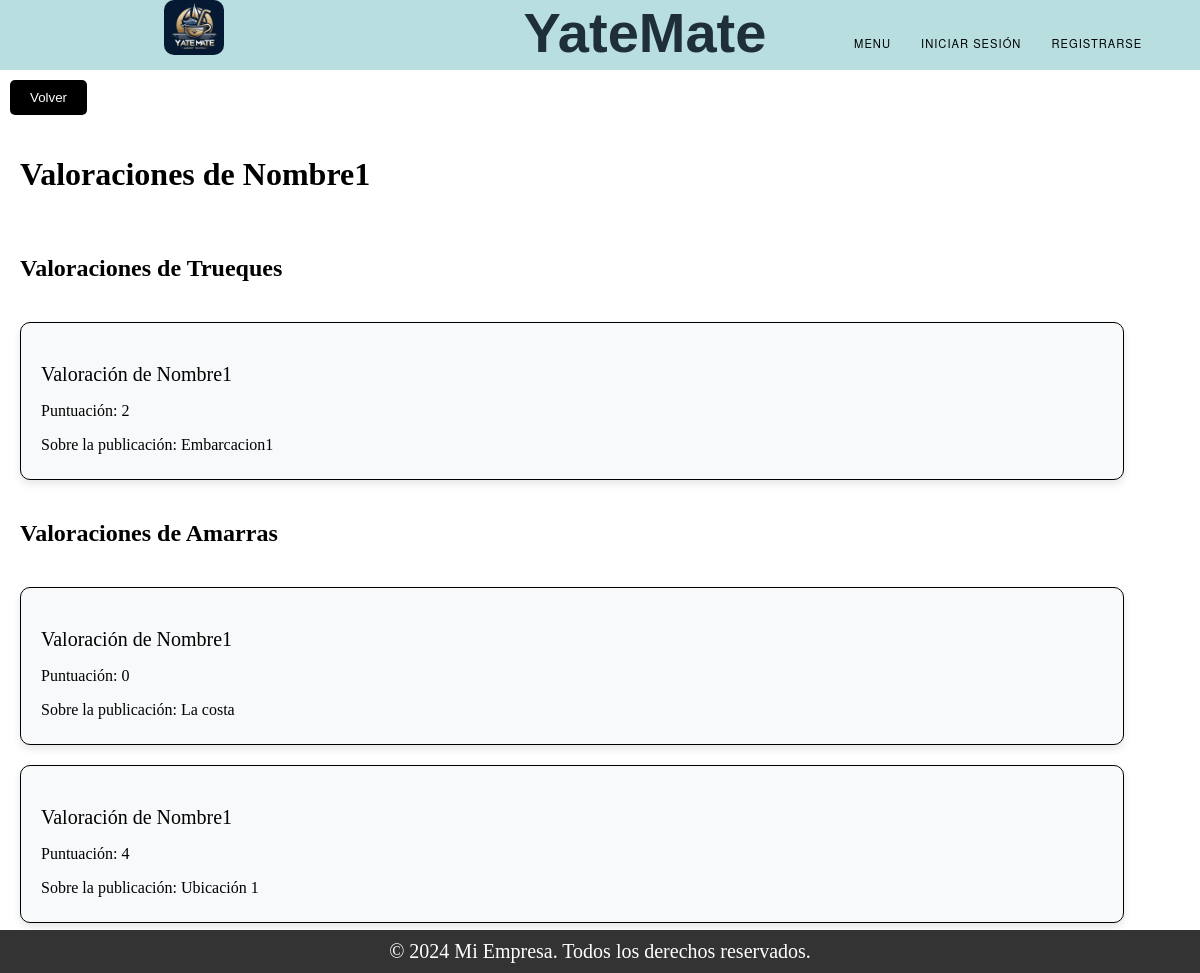
/valoraciones/1/, run on the app's committed database.
### Register/models.py (models this page shows, shortened)
class User(models.Model):
    TIPOS = (
        ('Administrador', 'Administrador'),
        ('Usuario', 'Usuario'),
        ('Cliente', 'Cliente'),
    )
    mail = models.CharField(max_length=150, unique=True)  # Nombre de usuario (email).
    tipo = models.CharField(max_length=20, choices=TIPOS)
    password = models.CharField(max_length=128)  # Contraseña.
    nombre = models.CharField(max_length=255)
    apellido = models.CharField(max_length=255)
    dni = models.CharField(max_length=20)
    fecha_expiracion_dni = models.DateField()
    nacionalidad = models.CharField(max_length=100)
    genero = models.CharField(max_length=10)
    domicilio = models.CharField(max_length=255)
    fecha_nacimiento = models.DateField()
    cuil_cuit = models.CharField(max_length=20)
    moroso = models.BooleanField(default=False)

class Embarcacion(models.Model):
    TIPOS = (
        ('Velero', 'Velero'),
        ('Yate', 'Yate'),
        ('Lancha', 'Lancha'),
        ('Barco', 'Barco'),
    )
    eslora = models.FloatField()
    manga = models.FloatField()
    calado = models.FloatField()
    matricula = models.CharField(max_length=20, unique=True)
    nombre_fantasia = models.CharField(max_length=255)
    foto = models.ImageField(upload_to='static/img_b', null=True, blank=True)
    dueno = models.ForeignKey(User, on_delete=models.SET_NULL, null=True)
    tipo = models.CharField(max_length=20, choices=TIPOS)

### Valoracion/models.py (models this page shows, shortened)
class Valoracion_Trueque(models.Model):
    ESTADO_VALORACION_CHOICES = (
        ('Inicio', 'Inicio'),
        ('Proceso', 'Proceso'),
        ('Finalizado', 'Finalizado'),
    )
    TIPO_PUBLICACION_CHOICES = (
        ('ObjetoValioso', 'Objeto Valioso'),
        ('Embarcacion', 'Embarcación'),
    )
    tipo_publicacion = models.CharField(max_length=20, choices=TIPO_PUBLICACION_CHOICES)
    publicacion_objeto_valioso = models.ForeignKey(Publicacion_ObjetoValioso, on_delete=models.CASCADE, null=True, blank=True)
    publicacion_embarcacion = models.ForeignKey(Publicacion_Embarcacion, on_delete=models.CASCADE, null=True, blank=True)
    usuario = models.ForeignKey(User, on_delete=models.SET_NULL, null=True)
    estrellas = models.IntegerField()
    comentario = models.TextField()
    estado = models.CharField(max_length=50, choices=ESTADO_VALORACION_CHOICES)
    dueño = models.ForeignKey(User, on_delete=models.CASCADE, related_name='valoraciones_trueque')
    respuesta = models.TextField()

class Valoracion_Amarra(models.Model):
    ESTADO_VALORACION_CHOICES = (
        ('Inicio', 'Inicio'),
        ('Proceso', 'Proceso'),
        ('Finalizado', 'Finalizado'),
    )
    publicacion_amarra = models.ForeignKey(Publicacion_Amarra, on_delete=models.CASCADE, null=True, blank=True)
    usuario = models.ForeignKey(User, on_delete=models.SET_NULL, null=True)
    estrellas = models.IntegerField()
    comentario = models.TextField()
    estado = models.CharField(max_length=50, choices=ESTADO_VALORACION_CHOICES)
    dueño = models.ForeignKey(User, on_delete=models.CASCADE, related_name='valoraciones_amarra')
    respuesta = models.TextField()

### Trueque/models.py (models this page shows, shortened)
class Publicacion_Embarcacion(models.Model):
    ESTADO_CHOICES = (
        ('Vigente', 'Vigente'),
        ('Proceso', 'Proceso'),
        ('Finalizado', 'Finalizado'),
    )
    embarcacion = models.ForeignKey(Embarcacion, on_delete=models.CASCADE)
    descripcion = models.TextField()
    estado = models.CharField(max_length=50)

### Amarra/models.py (models this page shows, shortened)
class Publicacion_Amarra(models.Model):
    ESTADOS = (
        ('Vigente', 'Vigente'),
        ('En Proceso', 'En Proceso'),
        ('Finalizado', 'Finalizado'),
    )
    dueño = models.ForeignKey(User, on_delete=models.CASCADE, null=True)
    precio = models.TextField()
    fecha_inicio = models.DateField()
    cant_dias = models.TextField()
    ubicacion = models.TextField()
    cant_dias_disponibles = models.TextField(null=True)
    estado = models.CharField(max_length=20, choices=ESTADOS, default='Vigente')

### Valoracion/views.py (the view)
# urls.py: path('valoraciones/<int:usuario_id>/', views.ver_valoraciones_usuario_admin, name='ver_valoraciones_usuario'),
def ver_valoraciones_usuario_admin(request, usuario_id):
    usuario = get_object_or_404(User, id=usuario_id)
    valoraciones_trueque = Valoracion_Trueque.objects.filter(dueño=usuario)
    valoraciones_amarra = Valoracion_Amarra.objects.filter(dueño=usuario)
    context = {
        'usuario': usuario,
        'valoraciones_trueque': valoraciones_trueque,
        'valoraciones_amarra': valoraciones_amarra,
    }
    return render(request, 'valoraciones_usuario_admin.html', context)

### Trueque/context_processors.py (called while the page is built)
def conversaciones_usuario(request):
    user_id = request.session.get('user_id')
    if user_id:
        conversaciones = Conversacion.objects.filter(Q(dueño_publicacion=user_id) | Q(solicitante=user_id))
        return {'conversaciones_usuario': conversaciones}
    else:
        return {'conversaciones_usuario': []}

### Valoracion/templates/valoraciones_usuario_admin.html (shortened to what this page needs)
{% extends "base.html" %}
{% block content %}
    <form method="GET" action="{% url 'ver_valoraciones_admin' %}">
        <button type="submit" class="btn-card">Volver</button>
    </form>
<div class="valoraciones-container">
    <h1>Valoraciones de {{ usuario.nombre }}</h1>
    <h2>Valoraciones de Trueques</h2>
    {% for valoracion in valoraciones_trueque %}
        <div class="valoracion-card">
            <p class="valoracion-title">Valoración de {{ valoracion.dueño.nombre }}</p>
            <p class="valoracion-detail">Puntuación: {{ valoracion.estrellas }}</p>
            {% if valoracion.publicacion_embarcacion %}
                <p class="valoracion-detail">Sobre la publicación: {{ valoracion.publicacion_embarcacion.embarcacion.nombre_fantasia }}</p>
            {% else %}
                <p class="valoracion-detail">Sobre la publicación: {{ valoracion.publicacion_objeto_valioso.descripcion }}</p>
            {% endif %}
        </div>
    {% empty %}
        <p>No hay valoraciones de trueques para este usuario.</p>
    {% endfor %}
    <h2>Valoraciones de Amarras</h2>
    {% for valoracion in valoraciones_amarra %}
        <div class="valoracion-card">
            <p class="valoracion-title">Valoración de {{ valoracion.dueño.nombre }}</p>
            <p class="valoracion-detail">Puntuación: {{ valoracion.estrellas }}</p>
            <p class="valoracion-detail">Sobre la publicación: {{ valoracion.publicacion_amarra.ubicacion }}</p>
        </div>
    {% empty %}
        <p>No hay valoraciones de amarras para este usuario.</p>
    {% endfor %}
</div>
{% endblock %}

### static/css/styles.css (style rules this page uses)
body { margin: 0; padding: 0; }

### Valoracion/templates/valoraciones_usuario_admin.html (style rules this page uses)
.valoraciones-container { display: flex; flex-direction: column; gap: 20px; margin-top: 20px; margin-left: 20px; margin-bottom: 50px; }
.valoracion-card { background-color: #f8f9fa; border: 1px solid #000000; border-radius: 10px; padding: 20px; width: 90%; box-shadow: 0 4px 8px rgba(0,0,0,0.1); }
.valoracion-title { color: #000000; font-size: 1.25rem; margin-bottom: 10px; }
.valoracion-detail { margin-bottom: 5px; }
.btn-card { display: inline-block; margin-top: 10px; padding: 10px 20px; border-radius: 5px; text-decoration: none; background-color: black; color: #fff; border: none; cursor: pointer; margin-left: 10px; }

### data on the page
User: nombre "Nombre1"
Valoracion_Trueque: dueño.nombre "Nombre1", estrellas "2", publicacion_embarcacion.embarcacion.nombre_fantasia "Embarcacion1"
Valoracion_Amarra: dueño.nombre "Nombre1", estrellas "0", publicacion_amarra.ubicacion "La costa"
Valoracion_Amarra: dueño.nombre "Nombre1", estrellas "4", publicacion_amarra.ubicacion "Ubicación 1"
